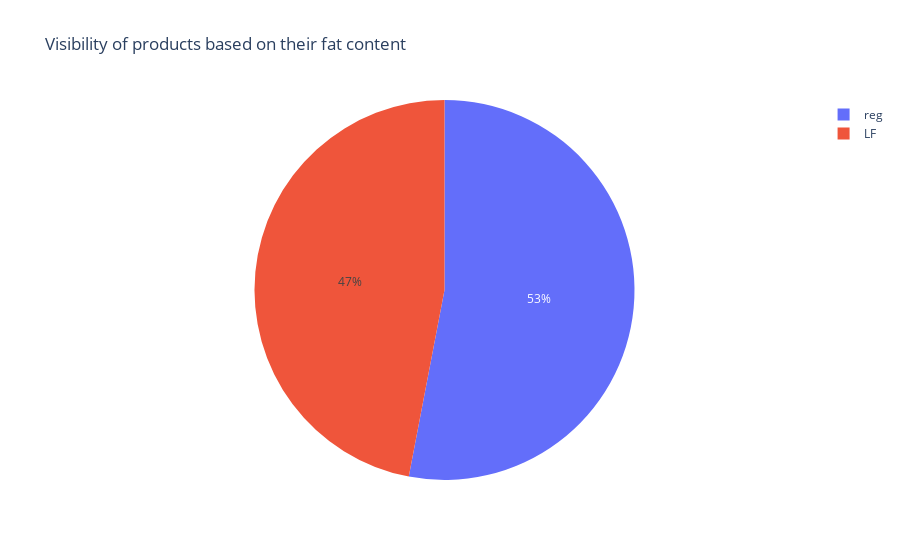

The notebook cell saved with this chart:
### Markdown cell above
#### Hypothesis 5
Regular fat content products are more visible than low fat content items.

### Code cell
fat_content_visibility = (
    df.groupby(["Item_Fat_Content"])["Item_Visibility"].median().reset_index()
)
ex.pie(
    data_frame=fat_content_visibility,
    values="Item_Visibility",
    names="Item_Fat_Content",
    title="Visibility of products based on their fat content",
)

### Figure 1 — Plotly figure (JSON) as saved in the notebook; plotly's stock layout.template omitted (floating-point values rounded to 4 significant figures)
{"data": [{"domain": {"x": [0, 1], "y": [0, 1]}, "hovertemplate": "Item_Fat_Content=%{label}<br>Item_Visibility=%{value}<extra></extra>", "labels": ["LF", "reg"], "legendgroup": "", "name": "", "showlegend": true, "type": "pie", "values": [0.05819, 0.06565]}], "layout": {"legend": {"tracegroupgap": 0}, "title": {"text": "Visibility of products based on their fat content"}}}
